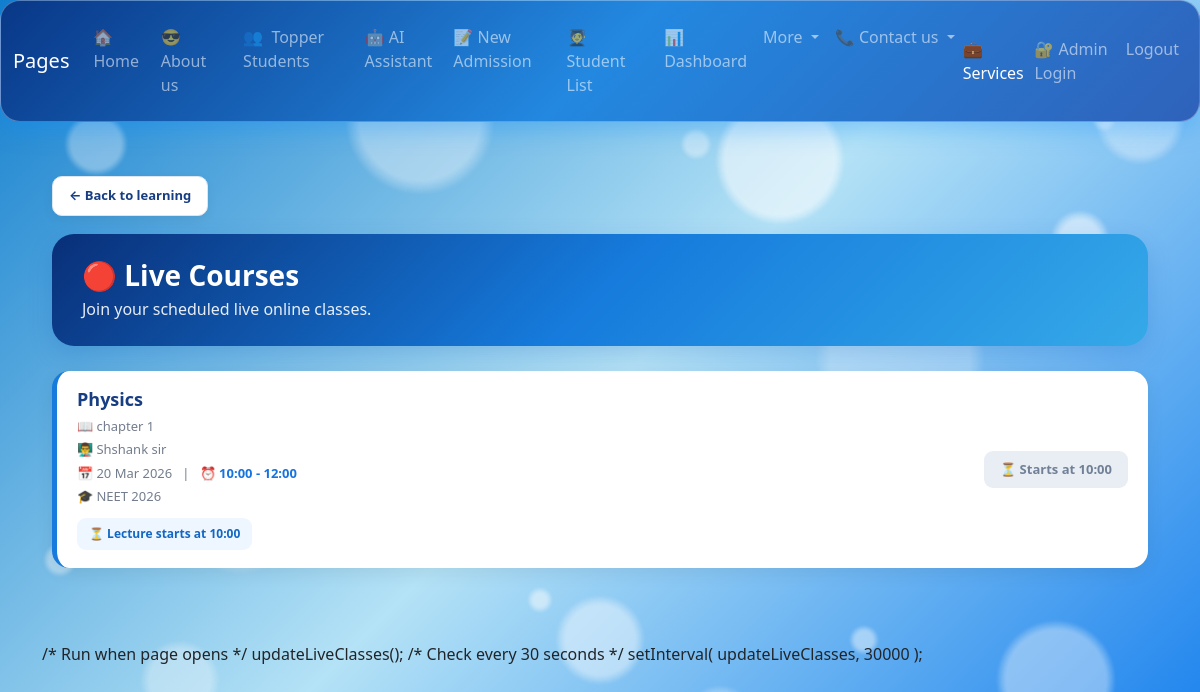
/live_courses (signed in), run on the app's committed database.
### app.py (models this page shows)
class ClassSchedule(db.Model):
    id = db.Column(db.Integer, primary_key=True)
    subject = db.Column(db.String(100), nullable=False)
    teacher = db.Column(db.String(100), nullable=False)
    class_date = db.Column(db.Date, nullable=False)
    start_time = db.Column(db.String(20), nullable=False)
    end_time = db.Column(db.String(20), nullable=False)
    mode = db.Column(db.String(20), nullable=False)  # Online / Offline
    room = db.Column(db.String(100))
    meeting_link = db.Column(db.String(500))
    topic = db.Column(db.String(200))
    batch = db.Column(db.String(100))
    created_at = db.Column(
        db.DateTime,
        default=datetime.utcnow
    )

### app.py (the view)
@app.route('/live_courses')
def live_courses():
    if "user" not in session:
        flash("Please Login First", "warning")
        return redirect(url_for('login'))
    live_classes = ClassSchedule.query.filter_by(
        mode="Online"
    ).order_by(
        ClassSchedule.class_date.asc(),
        ClassSchedule.start_time.asc()
    ).all()
    return render_template(
        "live_course.html",
        live_classes=live_classes
    )

### templates/live_course.html (shortened to what this page needs)
{% extends "base.html" %}
{% block content %}
<div class="container live-page">
    <a
        href="{{ url_for('learning_hub') }}"
        class="back-schedule-btn"
    >
        ← Back to learning
    </a>
    <div class="live-header">
        <h1>🔴 Live Courses</h1>
        <p>
            Join your scheduled live online classes.
        </p>
    </div>
    {% if live_classes %}
        {% for item in live_classes %}
        <div
            class="live-class-card live-class-item"
            data-date="{{ item.class_date.strftime('%Y-%m-%d') }}"
            data-time="{{ item.start_time }}"
        >
            <div class="row align-items-center">
                <div class="col-md-8">
                  <h3>
                        {{ item.subject }}
                    </h3>
                    {% if item.topic %}
                    <div class="live-info">
                        📖 {{ item.topic }}
                    </div>
                    {% endif %}
                    {% if item.teacher %}
                    <div class="live-info">
                        👨‍🏫 {{ item.teacher }}
                    </div>
                    {% endif %}
                    <div class="live-info">
                        📅
                        {{ item.class_date.strftime('%d %b %Y') }}
                        &nbsp; | &nbsp;
                        ⏰
                        <span class="live-time">
                            {{ item.start_time }}
                            -
                            {{ item.end_time }}
                        </span>
                    </div>
                    {% if item.batch %}
                    <div class="live-info">
                        🎓 {{ item.batch }}
                    </div>
                    {% endif %}
                    <div class="class-status">
                        <span class="start-time-box upcoming-status">
                            ⏳ Lecture starts at
                            {{ item.start_time }}
                        </span>
                    </div>
                </div>
                <div class="col-md-4 text-md-end mt-3 mt-md-0">
                    {% if item.meeting_link %}
                        <a
                            href="{{ item.meeting_link }}"
                            target="_blank"
                            class="join-live-btn join-button"
                            style="display:none;"
                        >
                            ▶️ Join Class
                        </a>
                        <span class="wait-btn waiting-button">
                            ⏳ Starts Soon
                        </span>
                    {% else %}
                        <span class="wait-btn">
                            ⏳ Starts at {{ item.start_time }}
                        </span>
                    {% endif %}
                </div>
            </div>
        </div>
        {% endfor %}
    {% endif %}
</div>
/*
    Run when page opens
*/
updateLiveClasses();
/*
    Check every 30 seconds
*/
setInterval(
    updateLiveClasses,
    30000
);
{% endblock %}

### templates/base.html (style rules this page uses)
body { background:linear-gradient(135deg,#127ecd,#b4e2f6,#127ced); min-height:100vh; overflow-x:hidden; }
body::before { content:""; position:fixed; top:0; left:0; width:100%; height:100%; pointer-events:none; z-index:0; background: radial-gradient(circle at 8% 18%, rgba(255,255,255,.35) 0 25px, transparent 32px), radial-gradient(circle at 20% 65%, rgba(255,255,255,.22) 0 45px, transparent 55px), radial-gradient(circle at 35% 35%, rgba(255,255,255,.30) 0 18px, transparent 25px), radial-gradient(circle at 50% 80%, rgba(255,255,255,.25) 0 35px, transparent 45px), radial-gradient(circle at 65% 20%, rgba(255,255,255,.32) 0 55px, transparent 65px), radial-gradient(circle at 78% 60%, rgba(255,255,255,.25) 0 28px, transparent 38px), radial-gradient(circle at 90% 30%, rgba(255,255,255,.35) 0 20px, transparent 30px), radial-gradient(circle at 88% 85%, rgba(255,255,255,.22) 0 50px, transparent 60px), radial-gradient(circle at 15% 85%, rgba(255,255,255,.18) 0 30px, transparent 40px), radial-gradient(circle at 35% 15%, rgba(255,255,255,.22) 0 60px, transparent 75px), radial-gradient(circle at 60% 90%, rgba(255,255,255,.20) 0 25px, transparent 35px), radial-gradient(circle at 75% 45%, rgba(255,255,255,.15) 0 70px, transparent 85px), radial-gradient(circle at 95% 15%, rgba(255,255,255,.20) 0 35px, transparent 45px), radial-gradient(circle at 35% 35%, rgba(255,255,255,.30) 0 18px, transparent 25px), radial-gradient(circle at 15% 85%, rgba(255,255,255,.18) 0 30px, transparent 40px), radial-gradient(circle at 35% 15%, rgba(255,255,255,.22) 0 60px, transparent 75px), radial-gradient(circle at 60% 90%, rgba(255,255,255,.20) 0 25px, transparent 35px), radial-gradient(circle at 75% 45%, rgba(255,255,255,.15) 0 70px, transparent 85px), radial-gradient(circle at 95% 15%, rgba(255,255,255,.20) 0 35px, transparent 45px), radial-gradient(circle at 35% 35%, rgba(255,255,255,.30) 0 18px, transparent 25px), radial-gradient(circle at 50% 80%, rgba(255,255,255,.25) 0 35px, transparent 45px), radial-gradient(circle at 65% 20%, rgba(255,255,255,.32) 0 55px, transparent 65px), radial-gradient(circle at 78% 60%, rgba(255,255,255,.25) 0 28px, transparent 38px), radial-gradient(circle at 90% 30%, rgba(255,255,255,.35) 0 20px, transparent 30px), radial-gradient(circle at 88% 85%, rgba(255,255,255,.22) 0 50px, transparent 60px), radial-gradient(circle at 12% 25%, rgba(255,255,255,.25) 0 8px, transparent 14px), radial-gradient(circle at 28% 55%, rgba(255,255,255,.45) 0 12px, transparent 18px), radial-gradient(circle at 45% 75%, rgba(255,255,255,.28) 0 7px, transparent 13px), radial-gradient(circle at 58% 18%, rgba(255,255,255,.22) 0 10px, transparent 16px), radial-gradient(circle at 72% 80%, rgba(255,255,255,.25) 0 9px, transparent 15px), radial-gradient(circle at 88% 50%, rgba(255,255,255,.20) 0 13px, transparent 20px), radial-gradient(circle at 92% 15%, rgba(255,255,255,.30) 0 6px, transparent 12px), radial-gradient(circle at 5% 70%, rgba(255,255,255,.22) 0 11px, transparent 17px), radial-gradient(circle at 12% 25%, rgba(255,255,255,.25) 0 8px, transparent 14px), radial-gradient(circle at 28% 55%, rgba(255,255,255,.45) 0 12px, transparent 18px), radial-gradient(circle at 45% 75%, rgba(255,255,255,.28) 0 7px, transparent 13px), radial-gradient(circle at 58% 18%, rgba(255,255,255,.22) 0 10px, transparent 16px), radial-gradient(circle at 72% 80%, rgba(255,255,255,.25) 0 9px, transparent 15px), radial-gradient(circle at 88% 50%, rgba(255,255,255,.20) 0 13px, transparent 20px), radial-gradient(circle at 92% 15%, rgba(255,255,255,.30) 0 6px, transparent 12px), radial-gradient(circle at 5% 70%, rgba(255,255,255,.22) 0 11px, transparent 17px); filter:blur(1px); animation:bubbleMove 2s ease-in-out infinite alternate; }

### data on the page
ClassSchedule: subject "Physics", topic "chapter 1", teacher "Shshank sir", class_date "20 Mar 2026", start_time "10:00", end_time "12:00", batch "NEET 2026"
